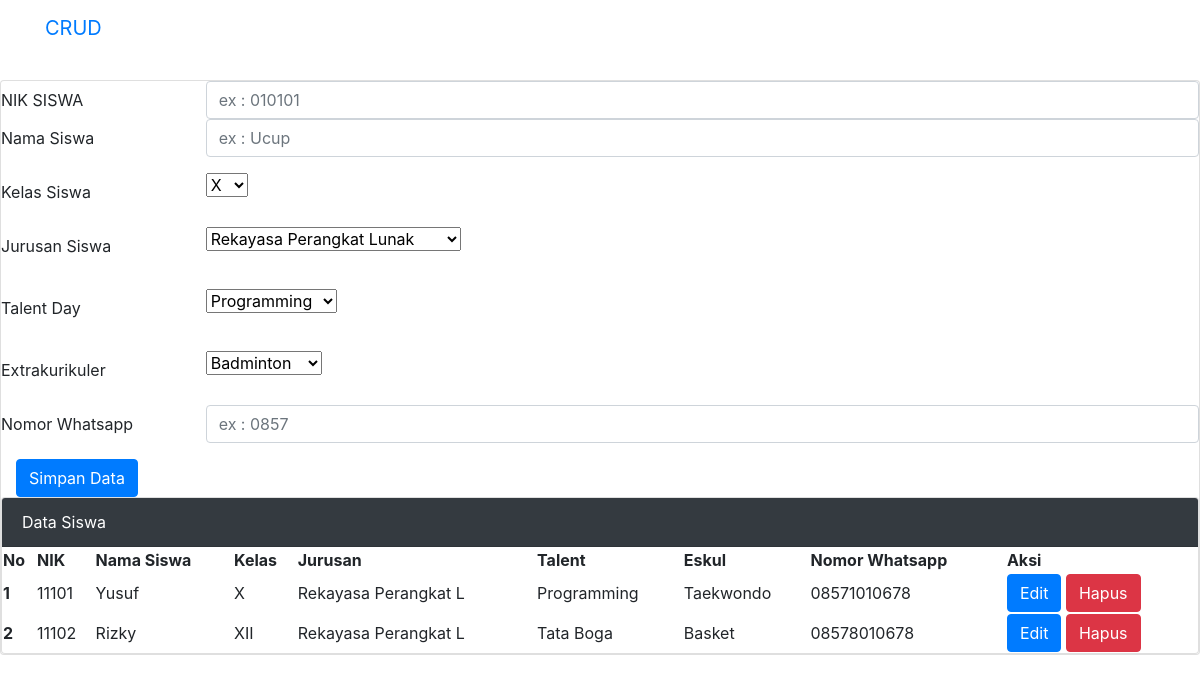
The page / on the database its author committed.
### tables this page shows
CREATE TABLE `tb_siswa` (
  `NIK` int(11) NOT NULL,
  `nama` varchar(20) NOT NULL,
  `kelas` varchar(20) NOT NULL,
  `jurusan` varchar(20) NOT NULL,
  `talent` varchar(20) NOT NULL,
  `eskul` varchar(20) NOT NULL,
  `nomor_wa` varchar(20) NOT NULL
);

### index.php (the view, shortened to what this page needs)
<?php
include "koneksi.php";
$NIK = "";
$nama = "";
$kelas = "";
$jurusan = "";
$talent = "";
$eskul = "";
$nomor_wa = "";
?>
<!DOCTYPE html>
<html lang="en">
<head>
    <link href="css/bootstrap.min.css" rel="stylesheet">
</head>
<body>
    <nav class="navbar bg-body-tertiary mb-4">
        <div class="container">
            <a class="navbar-brand" href="#">CRUD
            </a>
        </div>
    </nav>
    <div class="card">
        <form action="simpan.php" method="POST">
            <div class="mb-3 row">
                <label for="NIK" class="col-sm-2 col-form-label">NIK SISWA</label>
                <div class="col-sm-10">
                    <input type="number" name="NIK" value="<?php echo $NIK ?>" class="form-control" id="NIK" placeholder="ex : 010101">
                </div>
                <label for="nama" class="col-sm-2 col-form-label">Nama Siswa</label>
                <div class="col-sm-10">
                    <input type="text" name="nama" class="form-control" id="nama" value="<?php echo $nama ?>" placeholder="ex : Ucup">
                </div>
            </div>
            <div class="mb-3 row">
                <label for="kelas" class="col-sm-2 col-form-label">Kelas Siswa</label>
                <div class="col-sm-10">
                    <select id="kelas" name="kelas" class="form-select form-select-sm" aria-label="Small select example">
                        <option value="X" <?php if ($kelas == 'X') echo 'selected'; ?>>X</option>
                    </select>
                </div>
            </div>
            <div class="mb-3 row">
                <label for="jurusan" class="col-sm-2 col-form-label">Jurusan Siswa</label>
                <div class="col-sm-10">
                    <select id="jurusan" name="jurusan" class="form-select" aria-label="Default select example">
                        <option value="Rekayasa Perangkat Lunak" <?php if ($jurusan == 'Rekayasa Perangkat Lunak') echo 'selected'; ?>>Rekayasa Perangkat Lunak</option>
                    </select>
                </div>
            </div>
            <div class="mb-3 row mt-4">
                <label for="talent" class="col-sm-2 col-form-label">Talent Day</label>
                <div class="col-sm-10">
                    <select id="talent" name="talent" class="form-select">
                        <option value="Programming" <?php if ($talent == 'Programming') echo 'selected'; ?>>Programming</option>
                    </select>
                </div>
            </div>
            <div class="mb-3 row mt-4">
                <label for="eskul" class="col-sm-2 col-form-label">Extrakurikuler</label>
                <div class="col-sm-10">
                    <select id="eskul" name="eskul" class="form-select">
                        <option value="Badminton" <?php if ($eskul == 'Badminton') echo 'selected'; ?>>Badminton</option>
                    </select>
                </div>
            </div>
        <div class="mb-3 row">
            <label for="nama" class="col-sm-2 col-form-label">Nomor Whatsapp</label>
            <div class="col-sm-10">
                <input type="text" name="nomor_wa" class="form-control" id="no" value="<?php echo $nomor_wa ?>" placeholder="ex : 0857">
            </div>
        </div>
        <div class="col-12" align="left">
            <button type="submit" name="simpan" value="Simpan Data" class="btn btn-primary">Simpan Data</button>
        </div>
    </form>
    <div class="card">
        <div class="card-header text-white bg-dark">
            Data Siswa
        </div>
        <table class="card-body">
            <thead>
                <tr>
                    <th scope="col">No</th>
                    <th scope="col">NIK</th>
                    <th scope="col">Nama Siswa</th>
                    <th scope="col">Kelas</th>
                    <th scope="col">Jurusan</th>
                    <th scope="col">Talent</th>
                    <th scope="col">Eskul</th>
                    <th scope="col">Nomor Whatsapp</th>
                    <th scope="col">Aksi</th>
                </tr>
            </thead>
            <tbody>
                <?php
                $query = "SELECT * FROM tb_siswa ORDER BY NIK ASC";
                $tampil = mysqli_query($conn, $query);
                $urut = 1;
                while ($result = mysqli_fetch_array($tampil)) {
                    $NIK = $result['NIK'];
                    $nama = $result['nama'];
                    $kelas = $result['kelas'];
                    $jurusan = $result['jurusan'];
                    $talent = $result['talent'];
                    $eskul = $result['eskul'];
                    $nomor_wa = $result['nomor_wa'];
                ?>
                    <tr>
                        <th scope="row"><?php echo $urut++; ?></th>
                        <td><?php echo $NIK; ?></td>
                        <td><?php echo $nama; ?></td>
                        <td><?php echo $kelas; ?></td>
                        <td><?php echo $jurusan; ?></td>
                        <td><?php echo $talent; ?></td>
                        <td><?php echo $eskul; ?></td>
                        <td><?php echo $nomor_wa; ?></td>
                        <td>
                            <a href="index.php?op=ubah&NIK=<?php echo $NIK; ?>"><button type="button" class="btn btn-primary">Edit</button></a>
                            <a href="delete.php?NIK=<?php echo $NIK; ?>" onclick="return confirm('Apakah Anda Yakin Ingin Menghapus Data Ini ???')"><button type="button" class="btn btn-danger">Hapus</button></a>
                        </td>
                    </tr>
                <?php
                }
                ?>
            </tbody>
        </table>
    </div>
</div>
</body>
</html>

### rows shown on the page
tb_siswa: NIK "11101", nama "Yusuf", kelas "X", jurusan "Rekayasa Perangkat L", talent "Programming", eskul "Taekwondo", nomor_wa "08571010678"
tb_siswa: NIK "11102", nama "Rizky", kelas "XII", jurusan "Rekayasa Perangkat L", talent "Tata Boga", eskul "Basket", nomor_wa "08578010678"
